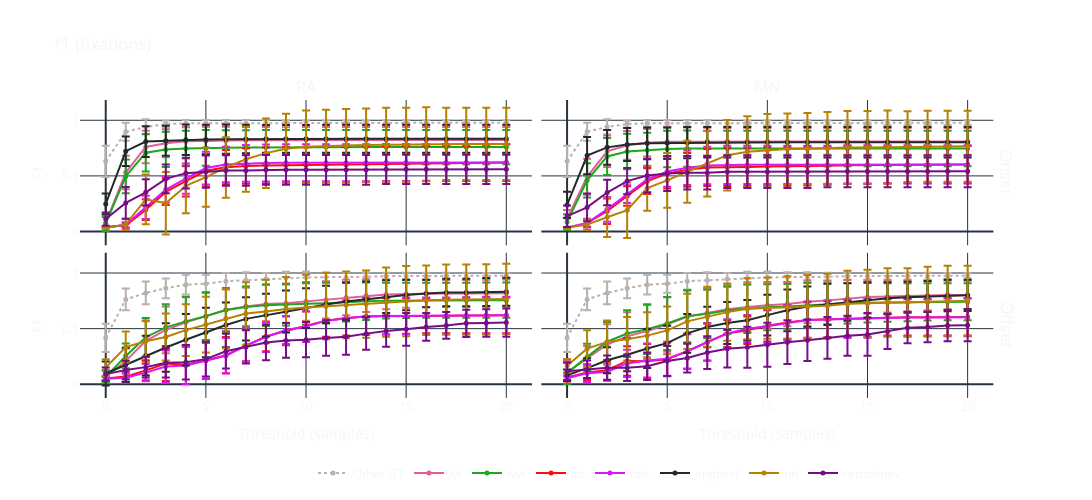

Notebook code for this chart:
### Markdown cell above
### 3) F1 over thresholds

### Code cell
f1_threshold_figure = ch_sdt.multi_channel_figure(
    csdt_metrics,
    metric=peyes.constants.F1_STR,
    yaxis_title="F1", show_other_gt=True, error_bars='std', show_err_bands=False,
    colors={k: v[1] for k, v in LABELER_PLOTTING_CONFIG.items()},
)

f1_threshold_figure.update_layout(
    title=dict(text="f1 (saccades)"),
    width=1400, height=500,
    paper_bgcolor='rgba(0, 0, 0, 0)',
    plot_bgcolor='rgba(0, 0, 0, 0)',
    margin=dict(l=10, r=10, b=10, t=10, pad=0),
)
f1_threshold_figure.layout.annotations = []   # remove subtitles

f1_threshold_figure.show()

### Figure 1 — Plotly figure (JSON) as saved in the notebook; plotly's stock layout.template omitted (floating-point values rounded to 4 significant figures)
{"data": [{"error_y": {"array": [0.1403, 0.08155, 0.06872, 0.03018, 0.02924, 0.02924, 0.02924, 0.02924, 0.02924, 0.02279, 0.02279, 0.02279, 0.02279, 0.02279, 0.02181, 0.02181, 0.02181, 0.02181, 0.02181, 0.02181, 0.02181], "type": "data"}, "legendgroup": "Other GT", "line": {"color": "#bab0ac", "dash": "dot"}, "marker": {"color": "#bab0ac", "size": 5}, "mode": "lines+markers", "name": "Other GT", "showlegend": true, "x": [0, 1, 2, 3, 4, 5, 6, 7, 8, 9, 10, 11, 12, 13, 14, 15, 16, 17, 18, 19, 20], "y": [0.6309, 0.8965, 0.9404, 0.9656, 0.9727, 0.9727, 0.9727, 0.9727, 0.9727, 0.9761, 0.9761, 0.9761, 0.9761, 0.9761, 0.9783, 0.9783, 0.9783, 0.9783, 0.9783, 0.9783, 0.9783], "type": "scatter", "xaxis": "x", "yaxis": "y"}, {"error_y": {"array": [0.07075, 0.1502, 0.1458, 0.1252, 0.1255, 0.1243, 0.1243, 0.12, 0.12, 0.1163, 0.1166, 0.1166, 0.1166, 0.1166, 0.1166, 0.1166, 0.1166, 0.1166, 0.1166, 0.1166, 0.1166], "type": "data"}, "legendgroup": "ivt", "line": {"color": "#E15F99"}, "marker": {"color": "#E15F99", "size": 5}, "mode": "lines+markers", "name": "ivt", "showlegend": true, "x": [0, 1, 2, 3, 4, 5, 6, 7, 8, 9, 10, 11, 12, 13, 14, 15, 16, 17, 18, 19, 20], "y": [0.07768, 0.53, 0.7605, 0.7937, 0.8123, 0.8167, 0.8167, 0.8195, 0.8195, 0.8208, 0.8224, 0.8224, 0.8224, 0.8224, 0.8224, 0.8224, 0.8224, 0.8224, 0.8224, 0.8224, 0.8224], "type": "scatter", "xaxis": "x", "yaxis": "y"}, {"error_y": {"array": [0.0602, 0.1519, 0.1681, 0.1585, 0.1589, 0.1608, 0.1567, 0.154, 0.1542, 0.1542, 0.1543, 0.1543, 0.1543, 0.1543, 0.1543, 0.1543, 0.1543, 0.1543, 0.1543, 0.1543, 0.1543], "type": "data"}, "legendgroup": "ivvt", "line": {"color": "#1CA71C"}, "marker": {"color": "#1CA71C", "size": 5}, "mode": "lines+markers", "name": "ivvt", "showlegend": true, "x": [0, 1, 2, 3, 4, 5, 6, 7, 8, 9, 10, 11, 12, 13, 14, 15, 16, 17, 18, 19, 20], "y": [0.07023, 0.4956, 0.7085, 0.7382, 0.746, 0.7518, 0.7538, 0.7563, 0.7576, 0.7576, 0.7591, 0.7591, 0.7591, 0.7591, 0.7591, 0.7591, 0.7591, 0.7591, 0.7591, 0.7591, 0.7591], "type": "scatter", "xaxis": "x", "yaxis": "y"}, {"error_y": {"array": [null, 0.01995, 0.09276, 0.1185, 0.138, 0.1415, 0.1544, 0.1591, 0.1609, 0.1615, 0.1615, 0.1587, 0.1587, 0.1607, 0.1601, 0.1601, 0.1575, 0.1575, 0.1575, 0.1593, 0.1631], "type": "data"}, "legendgroup": "idt", "line": {"color": "#FB0D0D"}, "marker": {"color": "#FB0D0D", "size": 5}, "mode": "lines+markers", "name": "idt", "showlegend": true, "x": [0, 1, 2, 3, 4, 5, 6, 7, 8, 9, 10, 11, 12, 13, 14, 15, 16, 17, 18, 19, 20], "y": [0.04348, 0.05295, 0.1969, 0.3563, 0.4523, 0.5456, 0.5784, 0.5894, 0.5934, 0.5957, 0.5957, 0.6002, 0.6002, 0.607, 0.6093, 0.6093, 0.6137, 0.6137, 0.6137, 0.6155, 0.6199], "type": "scatter", "xaxis": "x", "yaxis": "y"}, {"error_y": {"array": [null, 0.023, 0.1038, 0.1156, 0.1359, 0.1472, 0.1601, 0.1652, 0.1664, 0.167, 0.167, 0.167, 0.167, 0.167, 0.1663, 0.1663, 0.1663, 0.1663, 0.1663, 0.1663, 0.1663], "type": "data"}, "legendgroup": "idvt", "line": {"color": "#DA16FF"}, "marker": {"color": "#DA16FF", "size": 5}, "mode": "lines+markers", "name": "idvt", "showlegend": true, "x": [0, 1, 2, 3, 4, 5, 6, 7, 8, 9, 10, 11, 12, 13, 14, 15, 16, 17, 18, 19, 20], "y": [0.0339, 0.06002, 0.2171, 0.3774, 0.4752, 0.5706, 0.603, 0.6115, 0.6155, 0.6178, 0.6178, 0.6178, 0.6178, 0.6178, 0.6201, 0.6201, 0.6201, 0.6201, 0.6201, 0.6201, 0.6201], "type": "scatter", "xaxis": "x", "yaxis": "y"}, {"error_y": {"array": [0.09389, 0.132, 0.1385, 0.1346, 0.1365, 0.1324, 0.1313, 0.1288, 0.1253, 0.1253, 0.1253, 0.1258, 0.1258, 0.1258, 0.1258, 0.1258, 0.1258, 0.1258, 0.1258, 0.1258, 0.1258], "type": "data"}, "legendgroup": "engbert", "line": {"color": "#222A2A"}, "marker": {"color": "#222A2A", "size": 5}, "mode": "lines+markers", "name": "engbert", "showlegend": true, "x": [0, 1, 2, 3, 4, 5, 6, 7, 8, 9, 10, 11, 12, 13, 14, 15, 16, 17, 18, 19, 20], "y": [0.2482, 0.7219, 0.8083, 0.8167, 0.825, 0.8276, 0.8302, 0.8317, 0.8331, 0.8331, 0.8331, 0.8345, 0.8345, 0.8345, 0.8345, 0.8345, 0.8345, 0.8345, 0.8345, 0.8345, 0.8345], "type": "scatter", "xaxis": "x", "yaxis": "y"}, {"error_y": {"array": [0.004743, 0.05043, 0.2231, 0.2807, 0.2466, 0.2661, 0.2721, 0.2918, 0.3123, 0.3162, 0.3259, 0.3258, 0.3279, 0.3297, 0.3317, 0.3317, 0.3328, 0.3253, 0.3253, 0.3253, 0.3253], "type": "data"}, "legendgroup": "nh", "line": {"color": "#B68100"}, "marker": {"color": "#B68100", "size": 5}, "mode": "lines+markers", "name": "nh", "showlegend": true, "x": [0, 1, 2, 3, 4, 5, 6, 7, 8, 9, 10, 11, 12, 13, 14, 15, 16, 17, 18, 19, 20], "y": [0.03359, 0.06407, 0.2891, 0.2549, 0.4101, 0.4893, 0.5763, 0.6498, 0.7046, 0.7434, 0.7611, 0.7688, 0.774, 0.7771, 0.7803, 0.7803, 0.7842, 0.7876, 0.7876, 0.7876, 0.7876], "type": "scatter", "xaxis": "x", "yaxis": "y"}, {"error_y": {"array": [0.0596, 0.1423, 0.1175, 0.1289, 0.1383, 0.1449, 0.1381, 0.1381, 0.1337, 0.1337, 0.1337, 0.1337, 0.1337, 0.1337, 0.1318, 0.1318, 0.1318, 0.1318, 0.1318, 0.1318, 0.1318], "type": "data"}, "legendgroup": "remodnav", "line": {"color": "#750D86"}, "marker": {"color": "#750D86", "size": 5}, "mode": "lines+markers", "name": "remodnav", "showlegend": true, "x": [0, 1, 2, 3, 4, 5, 6, 7, 8, 9, 10, 11, 12, 13, 14, 15, 16, 17, 18, 19, 20], "y": [0.1124, 0.2568, 0.3521, 0.4733, 0.5247, 0.5375, 0.5485, 0.5485, 0.5545, 0.5545, 0.5545, 0.5545, 0.5545, 0.5545, 0.5588, 0.5588, 0.5588, 0.5588, 0.5588, 0.5588, 0.5588], "type": "scatter", "xaxis": "x", "yaxis": "y"}, {"error_y": {"array": [0.1403, 0.08155, 0.06872, 0.03018, 0.02924, 0.02924, 0.02924, 0.02924, 0.02924, 0.02279, 0.02279, 0.02279, 0.02279, 0.02279, 0.02181, 0.02181, 0.02181, 0.02181, 0.02181, 0.02181, 0.02181], "type": "data"}, "legendgroup": "Other GT", "line": {"color": "#bab0ac", "dash": "dot"}, "marker": {"color": "#bab0ac", "size": 5}, "mode": "lines+markers", "name": "Other GT", "showlegend": false, "x": [0, 1, 2, 3, 4, 5, 6, 7, 8, 9, 10, 11, 12, 13, 14, 15, 16, 17, 18, 19, 20], "y": [0.6309, 0.8965, 0.9404, 0.9656, 0.9727, 0.9727, 0.9727, 0.9727, 0.9727, 0.9761, 0.9761, 0.9761, 0.9761, 0.9761, 0.9783, 0.9783, 0.9783, 0.9783, 0.9783, 0.9783, 0.9783], "type": "scatter", "xaxis": "x2", "yaxis": "y2"}, {"error_y": {"array": [0.07635, 0.1624, 0.1416, 0.129, 0.1228, 0.1285, 0.1285, 0.124, 0.1197, 0.1197, 0.1197, 0.1197, 0.1197, 0.1197, 0.1197, 0.1197, 0.1197, 0.1197, 0.1197, 0.1197, 0.1197], "type": "data"}, "legendgroup": "ivt", "line": {"color": "#E15F99"}, "marker": {"color": "#E15F99", "size": 5}, "mode": "lines+markers", "name": "ivt", "showlegend": false, "x": [0, 1, 2, 3, 4, 5, 6, 7, 8, 9, 10, 11, 12, 13, 14, 15, 16, 17, 18, 19, 20], "y": [0.1164, 0.4922, 0.721, 0.775, 0.7978, 0.8064, 0.8064, 0.8082, 0.81, 0.81, 0.81, 0.81, 0.81, 0.81, 0.81, 0.81, 0.81, 0.81, 0.81, 0.81, 0.81], "type": "scatter", "xaxis": "x2", "yaxis": "y2"}, {"error_y": {"array": [0.06943, 0.1534, 0.166, 0.1602, 0.1559, 0.1634, 0.162, 0.159, 0.159, 0.159, 0.159, 0.159, 0.159, 0.159, 0.159, 0.159, 0.159, 0.159, 0.159, 0.159, 0.159], "type": "data"}, "legendgroup": "ivvt", "line": {"color": "#1CA71C"}, "marker": {"color": "#1CA71C", "size": 5}, "mode": "lines+markers", "name": "ivvt", "showlegend": false, "x": [0, 1, 2, 3, 4, 5, 6, 7, 8, 9, 10, 11, 12, 13, 14, 15, 16, 17, 18, 19, 20], "y": [0.08482, 0.4601, 0.6751, 0.7191, 0.7316, 0.7422, 0.7453, 0.7468, 0.7468, 0.7468, 0.7468, 0.7468, 0.7468, 0.7468, 0.7468, 0.7468, 0.7468, 0.7468, 0.7468, 0.7468, 0.7468], "type": "scatter", "xaxis": "x2", "yaxis": "y2"}, {"error_y": {"array": [null, 0.03296, 0.1151, 0.08823, 0.1162, 0.1344, 0.1522, 0.1669, 0.1715, 0.1715, 0.1725, 0.1725, 0.1747, 0.1695, 0.169, 0.169, 0.1644, 0.1644, 0.1644, 0.1644, 0.1669], "type": "data"}, "legendgroup": "idt", "line": {"color": "#FB0D0D"}, "marker": {"color": "#FB0D0D", "size": 5}, "mode": "lines+markers", "name": "idt", "showlegend": false, "x": [0, 1, 2, 3, 4, 5, 6, 7, 8, 9, 10, 11, 12, 13, 14, 15, 16, 17, 18, 19, 20], "y": [null, 0.0768, 0.1828, 0.3188, 0.4527, 0.5202, 0.5546, 0.5752, 0.581, 0.581, 0.5843, 0.5843, 0.5874, 0.5904, 0.5964, 0.5964, 0.5994, 0.5994, 0.5994, 0.5994, 0.6019], "type": "scatter", "xaxis": "x2", "yaxis": "y2"}, {"error_y": {"array": [0.001806, 0.03898, 0.1105, 0.07895, 0.1175, 0.1368, 0.1546, 0.169, 0.1726, 0.1726, 0.1726, 0.1726, 0.1726, 0.1726, 0.1719, 0.1719, 0.1719, 0.1719, 0.1719, 0.1719, 0.1719], "type": "data"}, "legendgroup": "idvt", "line": {"color": "#DA16FF"}, "marker": {"color": "#DA16FF", "size": 5}, "mode": "lines+markers", "name": "idvt", "showlegend": false, "x": [0, 1, 2, 3, 4, 5, 6, 7, 8, 9, 10, 11, 12, 13, 14, 15, 16, 17, 18, 19, 20], "y": [0.03576, 0.07585, 0.1992, 0.336, 0.4697, 0.5394, 0.5734, 0.5937, 0.5995, 0.5995, 0.5995, 0.5995, 0.5995, 0.5995, 0.6027, 0.6027, 0.6027, 0.6027, 0.6027, 0.6027, 0.6027], "type": "scatter", "xaxis": "x2", "yaxis": "y2"}, {"error_y": {"array": [0.1182, 0.1667, 0.1558, 0.1487, 0.1426, 0.1411, 0.1408, 0.1378, 0.1378, 0.1378, 0.1378, 0.1378, 0.1378, 0.1378, 0.1378, 0.1378, 0.1378, 0.1378, 0.1378, 0.1378, 0.1378], "type": "data"}, "legendgroup": "engbert", "line": {"color": "#222A2A"}, "marker": {"color": "#222A2A", "size": 5}, "mode": "lines+markers", "name": "engbert", "showlegend": false, "x": [0, 1, 2, 3, 4, 5, 6, 7, 8, 9, 10, 11, 12, 13, 14, 15, 16, 17, 18, 19, 20], "y": [0.2386, 0.6824, 0.7566, 0.7816, 0.7933, 0.7948, 0.7985, 0.8027, 0.8027, 0.8027, 0.8027, 0.8027, 0.8027, 0.8027, 0.8027, 0.8027, 0.8027, 0.8027, 0.8027, 0.8027, 0.8027], "type": "scatter", "xaxis": "x2", "yaxis": "y2"}, {"error_y": {"array": [0.005439, 0.04809, 0.178, 0.25, 0.2022, 0.2467, 0.2792, 0.294, 0.3169, 0.318, 0.3254, 0.3197, 0.3198, 0.3232, 0.3266, 0.3266, 0.3286, 0.3181, 0.3182, 0.3182, 0.3182], "type": "data"}, "legendgroup": "nh", "line": {"color": "#B68100"}, "marker": {"color": "#B68100", "size": 5}, "mode": "lines+markers", "name": "nh", "showlegend": false, "x": [0, 1, 2, 3, 4, 5, 6, 7, 8, 9, 10, 11, 12, 13, 14, 15, 16, 17, 18, 19, 20], "y": [0.03462, 0.06229, 0.1281, 0.1916, 0.3896, 0.4599, 0.5376, 0.609, 0.6862, 0.7175, 0.7304, 0.7418, 0.7446, 0.7517, 0.7564, 0.7564, 0.7591, 0.7639, 0.7666, 0.7666, 0.7666], "type": "scatter", "xaxis": "x2", "yaxis": "y2"}, {"error_y": {"array": [0.09638, 0.1251, 0.115, 0.1181, 0.1524, 0.1573, 0.1506, 0.1506, 0.1453, 0.1453, 0.1453, 0.1453, 0.1453, 0.1427, 0.1427, 0.1427, 0.1427, 0.1427, 0.1427, 0.1427, 0.1427], "type": "data"}, "legendgroup": "remodnav", "line": {"color": "#750D86"}, "marker": {"color": "#750D86", "size": 5}, "mode": "lines+markers", "name": "remodnav", "showlegend": false, "x": [0, 1, 2, 3, 4, 5, 6, 7, 8, 9, 10, 11, 12, 13, 14, 15, 16, 17, 18, 19, 20], "y": [0.1379, 0.217, 0.3503, 0.4533, 0.5028, 0.5218, 0.5293, 0.5293, 0.5376, 0.5376, 0.5376, 0.5376, 0.5376, 0.5408, 0.5408, 0.5408, 0.5408, 0.5408, 0.5408, 0.5408, 0.5408], "type": "scatter", "xaxis": "x2", "yaxis": "y2"}, {"error_y": {"array": [0.1271, 0.09851, 0.1025, 0.08902, 0.08803, 0.08186, 0.07413, 0.0715, 0.05375, 0.05736, 0.05404, 0.04457, 0.04457, 0.03709, 0.03092, 0.03092, 0.03092, 0.03092, 0.03092, 0.02586, 0.02255], "type": "data"}, "legendgroup": "Other GT", "line": {"color": "#bab0ac", "dash": "dot"}, "marker": {"color": "#bab0ac", "size": 5}, "mode": "lines+markers", "name": "Other GT", "showlegend": false, "x": [0, 1, 2, 3, 4, 5, 6, 7, 8, 9, 10, 11, 12, 13, 14, 15, 16, 17, 18, 19, 20], "y": [0.4176, 0.7627, 0.8212, 0.8624, 0.8954, 0.9034, 0.9266, 0.9359, 0.9463, 0.9537, 0.9592, 0.9626, 0.9626, 0.966, 0.9719, 0.9719, 0.9719, 0.9719, 0.9719, 0.9741, 0.9762], "type": "scatter", "xaxis": "x3", "yaxis": "y3"}, {"error_y": {"array": [0.05965, 0.1134, 0.175, 0.2101, 0.2238, 0.2119, 0.1863, 0.1759, 0.1762, 0.1757, 0.1744, 0.167, 0.1598, 0.1474, 0.1341, 0.1256, 0.1216, 0.1216, 0.1216, 0.1228, 0.1219], "type": "data"}, "legendgroup": "ivt", "line": {"color": "#E15F99"}, "marker": {"color": "#E15F99", "size": 5}, "mode": "lines+markers", "name": "ivt", "showlegend": false, "x": [0, 1, 2, 3, 4, 5, 6, 7, 8, 9, 10, 11, 12, 13, 14, 15, 16, 17, 18, 19, 20], "y": [0.06852, 0.2086, 0.3909, 0.489, 0.5577, 0.6096, 0.6675, 0.7001, 0.7205, 0.7292, 0.7455, 0.7589, 0.7791, 0.7968, 0.8073, 0.8123, 0.816, 0.816, 0.816, 0.8176, 0.8188], "type": "scatter", "xaxis": "x3", "yaxis": "y3"}, {"error_y": {"array": [0.05398, 0.1119, 0.1735, 0.2079, 0.2221, 0.2153, 0.1987, 0.1852, 0.1872, 0.1852, 0.1863, 0.1824, 0.1763, 0.1679, 0.1613, 0.159, 0.158, 0.158, 0.158, 0.1588, 0.1588], "type": "data"}, "legendgroup": "ivvt", "line": {"color": "#1CA71C"}, "marker": {"color": "#1CA71C", "size": 5}, "mode": "lines+markers", "name": "ivvt", "showlegend": false, "x": [0, 1, 2, 3, 4, 5, 6, 7, 8, 9, 10, 11, 12, 13, 14, 15, 16, 17, 18, 19, 20], "y": [0.06662, 0.2549, 0.4227, 0.5117, 0.5648, 0.6123, 0.6675, 0.6942, 0.7104, 0.7142, 0.7234, 0.729, 0.7403, 0.746, 0.7516, 0.7537, 0.7548, 0.7548, 0.7548, 0.7562, 0.7562], "type": "scatter", "xaxis": "x3", "yaxis": "y3"}, {"error_y": {"array": [0.01712, 0.04863, 0.08875, 0.158, 0.1738, 0.1662, 0.1623, 0.1414, 0.1333, 0.1296, 0.1318, 0.1458, 0.156, 0.1619, 0.1625, 0.1591, 0.1575, 0.1575, 0.1589, 0.1607, 0.1607], "type": "data"}, "legendgroup": "idt", "line": {"color": "#FB0D0D"}, "marker": {"color": "#FB0D0D", "size": 5}, "mode": "lines+markers", "name": "idt", "showlegend": false, "x": [0, 1, 2, 3, 4, 5, 6, 7, 8, 9, 10, 11, 12, 13, 14, 15, 16, 17, 18, 19, 20], "y": [0.05146, 0.06884, 0.1246, 0.1861, 0.1753, 0.2133, 0.2616, 0.3483, 0.4302, 0.4792, 0.5227, 0.5717, 0.5949, 0.6097, 0.6119, 0.614, 0.616, 0.616, 0.6178, 0.6196, 0.6196], "type": "scatter", "xaxis": "x3", "yaxis": "y3"}, {"error_y": {"array": [0.01602, 0.04472, 0.07834, 0.1484, 0.1693, 0.16, 0.1596, 0.1454, 0.1356, 0.1254, 0.1382, 0.1525, 0.1605, 0.1677, 0.1684, 0.165, 0.1628, 0.1628, 0.1644, 0.1663, 0.1663], "type": "data"}, "legendgroup": "idvt", "line": {"color": "#DA16FF"}, "marker": {"color": "#DA16FF", "size": 5}, "mode": "lines+markers", "name": "idvt", "showlegend": false, "x": [0, 1, 2, 3, 4, 5, 6, 7, 8, 9, 10, 11, 12, 13, 14, 15, 16, 17, 18, 19, 20], "y": [0.04869, 0.059, 0.1046, 0.1593, 0.1686, 0.2116, 0.2562, 0.3482, 0.4247, 0.4874, 0.5184, 0.5706, 0.5916, 0.6104, 0.6125, 0.6146, 0.6165, 0.6165, 0.6183, 0.6201, 0.6201], "type": "scatter", "xaxis": "x3", "yaxis": "y3"}, {"error_y": {"array": [0.1085, 0.1528, 0.1789, 0.2172, 0.2312, 0.2216, 0.2011, 0.1944, 0.1922, 0.1885, 0.1788, 0.1678, 0.168, 0.1583, 0.1472, 0.1366, 0.1245, 0.1236, 0.1236, 0.1263, 0.1253], "type": "data"}, "legendgroup": "engbert", "line": {"color": "#222A2A"}, "marker": {"color": "#222A2A", "size": 5}, "mode": "lines+markers", "name": "engbert", "showlegend": false, "x": [0, 1, 2, 3, 4, 5, 6, 7, 8, 9, 10, 11, 12, 13, 14, 15, 16, 17, 18, 19, 20], "y": [0.09633, 0.1751, 0.2578, 0.3301, 0.4, 0.4652, 0.5329, 0.5876, 0.6215, 0.6547, 0.6842, 0.7175, 0.7444, 0.7645, 0.7877, 0.8027, 0.8159, 0.8241, 0.8241, 0.8288, 0.8314], "type": "scatter", "xaxis": "x3", "yaxis": "y3"}, {"error_y": {"array": [0.07448, 0.1387, 0.1872, 0.2113, 0.2325, 0.2506, 0.2673, 0.2808, 0.2858, 0.2879, 0.2938, 0.2984, 0.2998, 0.3026, 0.3111, 0.3166, 0.3123, 0.3153, 0.3153, 0.3154, 0.3169], "type": "data"}, "legendgroup": "nh", "line": {"color": "#B68100"}, "marker": {"color": "#B68100", "size": 5}, "mode": "lines+markers", "name": "nh", "showlegend": false, "x": [0, 1, 2, 3, 4, 5, 6, 7, 8, 9, 10, 11, 12, 13, 14, 15, 16, 17, 18, 19, 20], "y": [0.1504, 0.3345, 0.3859, 0.4241, 0.4863, 0.5369, 0.5911, 0.6353, 0.6534, 0.6756, 0.6899, 0.7019, 0.7133, 0.7206, 0.7375, 0.7473, 0.7557, 0.7606, 0.7606, 0.7628, 0.7663], "type": "scatter", "xaxis": "x3", "yaxis": "y3"}, {"error_y": {"array": [0.05937, 0.08254, 0.09225, 0.1321, 0.1556, 0.1561, 0.1563, 0.1496, 0.1594, 0.1561, 0.1583, 0.1591, 0.1608, 0.1458, 0.1408, 0.1472, 0.1246, 0.1206, 0.1224, 0.1239, 0.1275], "type": "data"}, "legendgroup": "remodnav", "line": {"color": "#750D86"}, "marker": {"color": "#750D86", "size": 5}, "mode": "lines+markers", "name": "remodnav", "showlegend": false, "x": [0, 1, 2, 3, 4, 5, 6, 7, 8, 9, 10, 11, 12, 13, 14, 15, 16, 17, 18, 19, 20], "y": [0.09112, 0.1278, 0.1538, 0.1934, 0.1976, 0.2258, 0.2968, 0.3357, 0.3753, 0.3937, 0.4003, 0.4155, 0.4264, 0.455, 0.4777, 0.4933, 0.5149, 0.5288, 0.548, 0.5502, 0.5545], "type": "scatter", "xaxis": "x3", "yaxis": "y3"}, {"error_y": {"array": [0.1271, 0.09851, 0.1025, 0.08902, 0.08803, 0.08186, 0.07413, 0.0715, 0.05375, 0.05736, 0.05404, 0.04457, 0.04457, 0.03709, 0.03092, 0.03092, 0.03092, 0.03092, 0.03092, 0.02586, 0.02255], "type": "data"}, "legendgroup": "Other GT", "line": {"color": "#bab0ac", "dash": "dot"}, "marker": {"color": "#bab0ac", "size": 5}, "mode": "lines+markers", "name": "Other GT", "showlegend": false, "x": [0, 1, 2, 3, 4, 5, 6, 7, 8, 9, 10, 11, 12, 13, 14, 15, 16, 17, 18, 19, 20], "y": [0.4176, 0.7627, 0.8212, 0.8624, 0.8954, 0.9034, 0.9266, 0.9359, 0.9463, 0.9537, 0.9592, 0.9626, 0.9626, 0.966, 0.9719, 0.9719, 0.9719, 0.9719, 0.9719, 0.9741, 0.9762], "type": "scatter", "xaxis": "x4", "yaxis": "y4"}, {"error_y": {"array": [0.1033, 0.1128, 0.1813, 0.2173, 0.2345, 0.2457, 0.2331, 0.2201, 0.2168, 0.2241, 0.2072, 0.1981, 0.1935, 0.1792, 0.1655, 0.1491, 0.1436, 0.1372, 0.1325, 0.1287, 0.1287], "type": "data"}, "legendgroup": "ivt", "line": {"color": "#E15F99"}, "marker": {"color": "#E15F99", "size": 5}, "mode": "lines+markers", "name": "ivt", "showlegend": false, "x": [0, 1, 2, 3, 4, 5, 6, 7, 8, 9, 10, 11, 12, 13, 14, 15, 16, 17, 18, 19, 20], "y": [0.1063, 0.2316, 0.357, 0.4302, 0.4783, 0.5367, 0.6089, 0.6405, 0.6735, 0.6936, 0.7111, 0.7207, 0.7409, 0.754, 0.7713, 0.7838, 0.789, 0.7944, 0.7983, 0.8016, 0.8016], "type": "scatter", "xaxis": "x4", "yaxis": "y4"}, {"error_y": {"array": [0.09658, 0.1174, 0.1761, 0.2104, 0.224, 0.2387, 0.2356, 0.2169, 0.213, 0.2188, 0.2071, 0.2003, 0.1983, 0.1846, 0.1821, 0.1772, 0.1728, 0.1716, 0.1674, 0.1659, 0.1659], "type": "data"}, "legendgroup": "ivvt", "line": {"color": "#1CA71C"}, "marker": {"color": "#1CA71C", "size": 5}, "mode": "lines+markers", "name": "ivvt", "showlegend": false, "x": [0, 1, 2, 3, 4, 5, 6, 7, 8, 9, 10, 11, 12, 13, 14, 15, 16, 17, 18, 19, 20], "y": [0.09988, 0.2459, 0.3823, 0.4559, 0.495, 0.5463, 0.6104, 0.6326, 0.6645, 0.679, 0.6922, 0.7, 0.711, 0.7232, 0.7279, 0.7327, 0.7355, 0.737, 0.7401, 0.7414, 0.7414], "type": "scatter", "xaxis": "x4", "yaxis": "y4"}, {"error_y": {"array": [0.03673, 0.07237, 0.09292, 0.133, 0.1561, 0.1513, 0.1598, 0.1645, 0.1214, 0.1231, 0.141, 0.1515, 0.1597, 0.1626, 0.1654, 0.1671, 0.1634, 0.1634, 0.1634, 0.1654, 0.1654], "type": "data"}, "legendgroup": "idt", "line": {"color": "#FB0D0D"}, "marker": {"color": "#FB0D0D", "size": 5}, "mode": "lines+markers", "name": "idt", "showlegend": false, "x": [0, 1, 2, 3, 4, 5, 6, 7, 8, 9, 10, 11, 12, 13, 14, 15, 16, 17, 18, 19, 20], "y": [0.06046, 0.1065, 0.1261, 0.2095, 0.2061, 0.2239, 0.2969, 0.3784, 0.4571, 0.4856, 0.5251, 0.5555, 0.5783, 0.5843, 0.5901, 0.5932, 0.6016, 0.6016, 0.6016, 0.6047, 0.6047], "type": "scatter", "xaxis": "x4", "yaxis": "y4"}, {"error_y": {"array": [0.01772, 0.07773, 0.07855, 0.123, 0.1524, 0.1525, 0.1544, 0.1691, 0.1283, 0.1231, 0.1494, 0.1587, 0.1675, 0.17, 0.1726, 0.1742, 0.1695, 0.1695, 0.1695, 0.1719, 0.1719], "type": "data"}, "legendgroup": "idvt", "line": {"color": "#DA16FF"}, "marker": {"color": "#DA16FF", "size": 5}, "mode": "lines+markers", "name": "idvt", "showlegend": false, "x": [0, 1, 2, 3, 4, 5, 6, 7, 8, 9, 10, 11, 12, 13, 14, 15, 16, 17, 18, 19, 20], "y": [0.05373, 0.09797, 0.1099, 0.1871, 0.2138, 0.2295, 0.2949, 0.3814, 0.4559, 0.5001, 0.5212, 0.5514, 0.5768, 0.5827, 0.5884, 0.5915, 0.5997, 0.5997, 0.5997, 0.6027, 0.6027], "type": "scatter", "xaxis": "x4", "yaxis": "y4"}, {"error_y": {"array": [0.05112, 0.08882, 0.1171, 0.1481, 0.175, 0.1567, 0.1744, 0.1823, 0.1892, 0.1812, 0.184, 0.187, 0.1805, 0.185, 0.1695, 0.1587, 0.1441, 0.1388, 0.1392, 0.1423, 0.1407], "type": "data"}, "legendgroup": "engbert", "line": {"color": "#222A2A"}, "marker": {"color": "#222A2A", "size": 5}, "mode": "lines+markers", "name": "engbert", "showlegend": false, "x": [0, 1, 2, 3, 4, 5, 6, 7, 8, 9, 10, 11, 12, 13, 14, 15, 16, 17, 18, 19, 20], "y": [0.08117, 0.1446, 0.216, 0.2645, 0.322, 0.3694, 0.4574, 0.5143, 0.5503, 0.5756, 0.6215, 0.6643, 0.6991, 0.7183, 0.7392, 0.759, 0.7725, 0.7818, 0.7878, 0.7978, 0.7993], "type": "scatter", "xaxis": "x4", "yaxis": "y4"}, {"error_y": {"array": [0.06151, 0.1652, 0.1929, 0.2005, 0.2109, 0.2151, 0.2483, 0.2696, 0.2575, 0.274, 0.2751, 0.2799, 0.2835, 0.2874, 0.2966, 0.3002, 0.3063, 0.3063, 0.3103, 0.314, 0.314], "type": "data"}, "legendgroup": "nh", "line": {"color": "#B68100"}, "marker": {"color": "#B68100", "size": 5}, "mode": "lines+markers", "name": "nh", "showlegend": false, "x": [0, 1, 2, 3, 4, 5, 6, 7, 8, 9, 10, 11, 12, 13, 14, 15, 16, 17, 18, 19, 20], "y": [0.1659, 0.3202, 0.3809, 0.4035, 0.4369, 0.4838, 0.565, 0.6064, 0.6483, 0.6779, 0.6834, 0.6911, 0.6988, 0.7065, 0.7241, 0.7289, 0.7366, 0.7366, 0.7452, 0.7502, 0.7502], "type": "scatter", "xaxis": "x4", "yaxis": "y4"}, {"error_y": {"array": [0.07818, 0.08232, 0.1087, 0.119, 0.1236, 0.1346, 0.1291, 0.147, 0.1675, 0.1841, 0.197, 0.1973, 0.1862, 0.188, 0.1801, 0.1921, 0.1588, 0.1403, 0.1369, 0.1414, 0.1448], "type": "data"}, "legendgroup": "remodnav", "line": {"color": "#750D86"}, "marker": {"color": "#750D86", "size": 5}, "mode": "lines+markers", "name": "remodnav", "showlegend": false, "x": [0, 1, 2, 3, 4, 5, 6, 7, 8, 9, 10, 11, 12, 13, 14, 15, 16, 17, 18, 19, 20], "y": [0.1169, 0.1308, 0.1489, 0.1491, 0.1612, 0.2098, 0.2357, 0.2851, 0.3192, 0.3319, 0.3551, 0.3786, 0.3949, 0.4173, 0.4353, 0.4481, 0.4751, 0.5083, 0.5146, 0.5274, 0.5305], "type": "scatter", "xaxis": "x4", "yaxis": "y4"}], "layout": {"xaxis": {"anchor": "y", "domain": [0.0, 0.485], "matches": "x3", "showticklabels": false}, "yaxis": {"anchor": "x", "domain": [0.5125, 1.0], "matches": "y3", "title": {"text": "F1"}}, "xaxis2": {"anchor": "y2", "domain": [0.495, 0.98], "matches": "x3", "showticklabels": false}, "yaxis2": {"anchor": "x2", "domain": [0.5125, 1.0], "matches": "y3", "showticklabels": false}, "xaxis3": {"anchor": "y3", "domain": [0.0, 0.485], "title": {"text": "Threshold (samples)"}}, "yaxis3": {"anchor": "x3", "domain": [0.0, 0.4875], "title": {"text": "F1"}}, "xaxis4": {"anchor": "y4", "domain": [0.495, 0.98], "matches": "x3", "title": {"text": "Threshold (samples)"}}, "yaxis4": {"anchor": "x4", "domain": [0.0, 0.4875], "matches": "y3", "showticklabels": false}, "annotations": [{"font": {"size": 16}, "showarrow": false, "text": "RA", "x": 0.2425, "xanchor": "center", "xref": "paper", "y": 1.0, "yanchor": "bottom", "yref": "paper"}, {"font": {"size": 16}, "showarrow": false, "text": "MN", "x": 0.7375, "xanchor": "center", "xref": "paper", "y": 1.0, "yanchor": "bottom", "yref": "paper"}, {"font": {"size": 16}, "showarrow": false, "text": "Onset", "textangle": 90, "x": 0.98, "xanchor": "left", "xref": "paper", "y": 0.7562, "yanchor": "middle", "yref": "paper"}, {"font": {"size": 16}, "showarrow": false, "text": "Offset", "textangle": 90, "x": 0.98, "xanchor": "left", "xref": "paper", "y": 0.2437, "yanchor": "middle", "yref": "paper"}], "legend": {"orientation": "h", "yanchor": "bottom", "y": -0.3, "xanchor": "left", "x": 0.25}, "title": {"text": "f1 (fixations)"}, "width": 1400, "height": 500, "paper_bgcolor": "rgba(0, 0, 0, 0)", "plot_bgcolor": "rgba(0, 0, 0, 0)"}}
